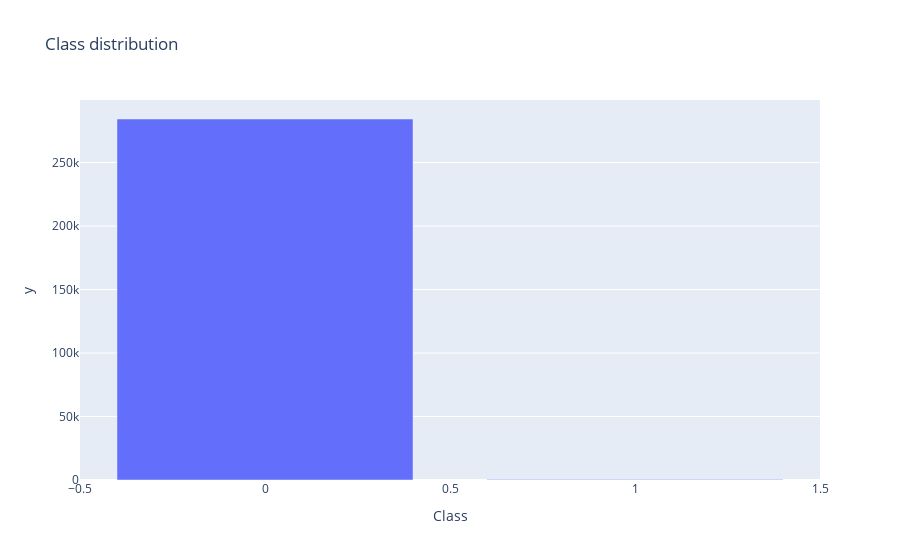

Notebook source saved alongside this figure:
### Markdown cell above
<a id="1"></a>
# <p style="padding:10px;background-color:#9619EC;margin:0;color:#FFFFFF;font-family:newtimeroman;font-size:100%;text-align:center;border-radius: 15px 50px;overflow:hidden;font-weight:500">Базовый EDA и знакомство с датасетом</p>

### Code cell
data = read_data('./data/creditcard.csv')

print_basic_statistics(data, 'Class')

### Figure 1 — Plotly figure (JSON) as saved in the notebook; plotly's stock layout.template omitted (floating-point values rounded to 4 significant figures)
{"data": [{"alignmentgroup": "True", "hovertemplate": "Class=%{x}<br>y=%{y}<extra></extra>", "legendgroup": "", "marker": {"color": "#636efa", "pattern": {"shape": ""}}, "name": "", "offsetgroup": "", "orientation": "v", "showlegend": false, "textposition": "auto", "type": "bar", "x": [0, 1], "xaxis": "x", "y": [284315, 492], "yaxis": "y"}], "layout": {"barmode": "relative", "legend": {"tracegroupgap": 0}, "title": {"text": "Class distribution"}, "xaxis": {"anchor": "y", "domain": [0, 1], "title": {"text": "Class"}}, "yaxis": {"anchor": "x", "domain": [0, 1], "title": {"text": "y"}}}}
